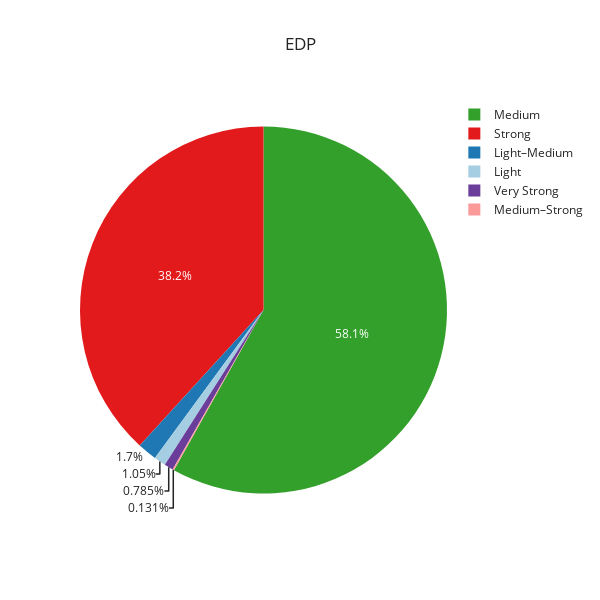

The notebook cell saved with this chart:
### Markdown cell above
- EDP만

### Code cell
fig = px.pie(
    by_type.query("type_standardized == 'EDP'"),
    names="longevity_level",
    values="count",
    title="EDP",
    width=600, height=600,
    template='seaborn',
    color="longevity_level",                # 색 기준 열 지정
    color_discrete_map=custom_colors        # 색 매핑
)
fig.show()

### Figure 1 — Plotly figure (JSON) as saved in the notebook; plotly's stock layout.template omitted (floating-point values rounded to 4 significant figures)
{"data": [{"customdata": [["Light"], ["Light–Medium"], ["Medium"], ["Medium–Strong"], ["Strong"], ["Very Strong"]], "domain": {"x": [0, 1], "y": [0, 1]}, "hovertemplate": "longevity_level=%{customdata[0]}<br>count=%{value}<extra></extra>", "labels": ["Light", "Light–Medium", "Medium", "Medium–Strong", "Strong", "Very Strong"], "legendgroup": "", "marker": {"colors": ["#a6cee3", "#1f78b4", "#33a02c", "#fb9a99", "#e31a1c", "#6a3d9a"]}, "name": "", "showlegend": true, "type": "pie", "values": [8, 13, 444, 1, 292, 6]}], "layout": {"height": 600, "legend": {"tracegroupgap": 0}, "title": {"text": "EDP"}, "width": 600}}
